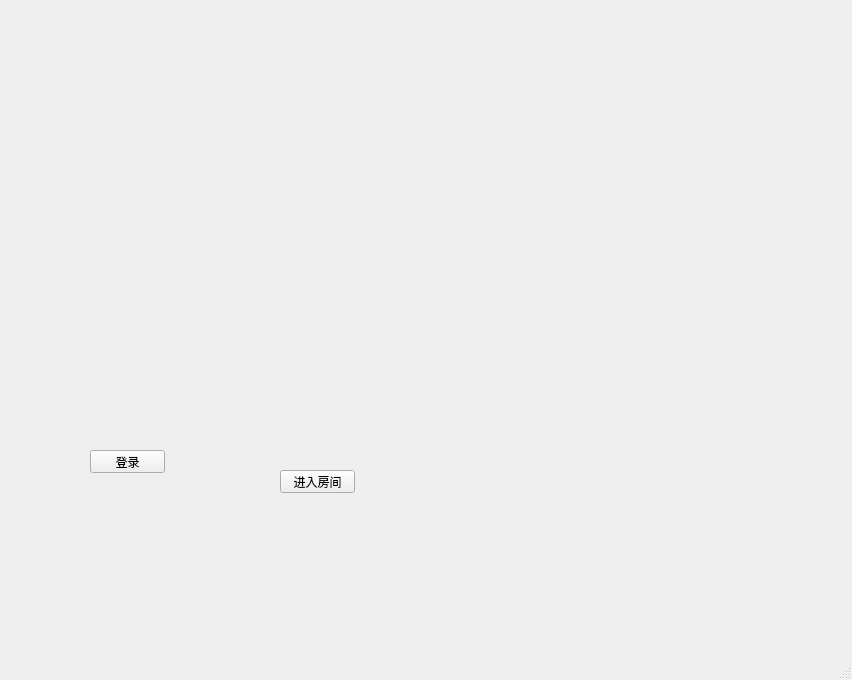
<?xml version="1.0" encoding="UTF-8"?>
<ui version="4.0">
 <class>MainWindow</class>
 <widget class="QMainWindow" name="MainWindow">
  <property name="geometry">
   <rect>
    <x>0</x>
    <y>0</y>
    <width>852</width>
    <height>680</height>
   </rect>
  </property>
  <property name="windowTitle">
   <string>MainWindow</string>
  </property>
  <widget class="QWidget" name="centralwidget">
   <widget class="QPushButton" name="enterRoom">
    <property name="geometry">
     <rect>
      <x>280</x>
      <y>470</y>
      <width>75</width>
      <height>23</height>
     </rect>
    </property>
    <property name="text">
     <string>进入房间</string>
    </property>
   </widget>
   <widget class="QPushButton" name="pushButton">
    <property name="geometry">
     <rect>
      <x>90</x>
      <y>450</y>
      <width>75</width>
      <height>23</height>
     </rect>
    </property>
    <property name="text">
     <string>登录</string>
    </property>
   </widget>
  </widget>
  <widget class="QMenuBar" name="menubar">
   <property name="geometry">
    <rect>
     <x>0</x>
     <y>0</y>
     <width>852</width>
     <height>21</height>
    </rect>
   </property>
  </widget>
  <widget class="QStatusBar" name="statusbar"/>
 </widget>
 <resources/>
 <connections/>
</ui>
